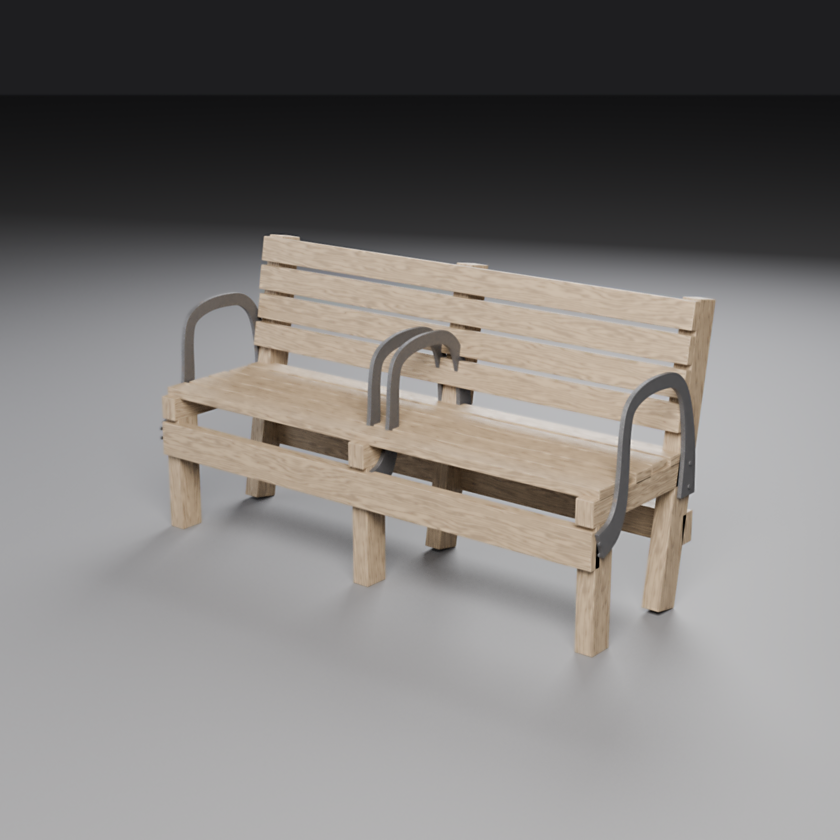
#> input picture agent_atlas/wooden-bench/renders/01-hero-three-quarter.png, 840 x 840 px, shrunk from 1600 x 1600 before the run
$ python denoise_images.py ../agent_atlas/wooden-bench/renders/01-hero-three-quarter.png
#> lines starting #> are read from the running program, lines starting #| are printed output that depends on the picture
#!/usr/bin/env python3
"""denoise_images.py — clean up Cycles renders on machines without enough RAM for OIDN.

OpenImageDenoise (Blender's default denoiser) can allocate well over a gigabyte at 1600px
and gets OOM-killed in small sandboxes, which kills the whole render. This script removes
most of the residual sampling noise *after* the fact, using a fast edge-preserving /
bilateral-style filter that needs only a few hundred MB.

It is NOT a replacement for a properly sampled render: render with the rig first
(tools/render_rig.py handles the denoise decision automatically). This is the cleanup
step for the low-RAM path.

Usage (plain Python 3, needs numpy + Pillow):

    python3 tools/denoise_images.py renders/
    python3 tools/denoise_images.py renders/*.png --strength 0.6
    python3 tools/denoise_images.py renders/ --strength 0.9 --sharpen 0.25

Options:
    --strength F   blend amount, 0 = untouched, 1 = fully filtered (default 0.75)
    --radius N     filter radius in pixels (default 2)
    --sharpen F    unsharp mask amount to restore edge crispness (default 0.2)
    --sigma-color  range sigma for the bilateral weight (default 0.10)
    --dry-run      report what would change, write nothing

Exit codes: 0 = ok (or nothing to do), 2 = numpy/Pillow missing, 1 = an image failed.
"""

from __future__ import annotations

import argparse
import glob
import os
import sys

def load_deps():
    try:
        import numpy as np
        from PIL import Image
        return np, Image
    except Exception as exc:  # noqa: BLE001
        print(f"error: numpy + Pillow are required ({exc}).\n"
              f"  pip install numpy pillow  (or: pip install --break-system-packages numpy pillow)\n"
              f"  Blender's bundled numpy is not available to the system python; run the render\n"
              f"  rig's own denoise path instead, or install these two packages.", file=sys.stderr)
        return None, None


def box_blur(arr, radius):
    """Separable box blur via cumulative sums (fast, low memory)."""
    np = load_deps()[0]
    out = arr.astype(np.float32, copy=True)
    for axis in (0, 1):
        pad = [(0, 0)] * out.ndim
        pad[axis] = (radius + 1, radius)
        padded = np.pad(out, pad, mode="edge")
        cs = np.cumsum(padded, axis=axis)
        if axis == 0:
            out = (cs[2 * radius + 1:, :, :] - cs[:-(2 * radius + 1), :, :]) / (2 * radius + 1)
        else:
            out = (cs[:, 2 * radius + 1:, :] - cs[:, :-(2 * radius + 1), :]) / (2 * radius + 1)
    return out


def bilateral_lite(arr, radius=2, sigma_color=0.10):
    """Edge-aware smoothing: average neighbours whose colour is close to the centre.

    Implemented with box blurs of a similarity weight so memory stays flat.
    arr: float32 HxWx3 in 0..1
    """
    np = load_deps()[0]
    # local mean (guide)
    guide = box_blur(arr, radius)
    # similarity weight per pixel between centre and local mean
    diff = np.abs(arr - guide).mean(axis=2, keepdims=True)
    weight = np.exp(-(diff ** 2) / (2 * sigma_color ** 2))
    # weighted average of the neighbourhood, using the guide as the neighbour estimate
    num = guide * weight
    den = weight
    num = box_blur(num, radius)
    den = box_blur(den, radius)
    return num / np.clip(den, 1e-6, None)


def unsharp(arr, amount=0.2, radius=1):
    np = load_deps()[0]
    blurred = box_blur(arr, radius)
    return np.clip(arr + amount * (arr - blurred), 0.0, 1.0)


def process(path, strength, radius, sharpen, sigma_color, dry_run, np, Image):
    try:
        with Image.open(path) as im:
            mode = im.mode
            original_size = im.size
            arr = np.asarray(im.convert("RGB"), dtype=np.float32) / 255.0
    except Exception as exc:  # noqa: BLE001
        print(f"  {os.path.basename(path):<28} unreadable ({exc})")
        return False

    smoothed = bilateral_lite(arr, radius=radius, sigma_color=sigma_color)
    out = arr * (1.0 - strength) + smoothed * strength
    if sharpen > 0:
        out = unsharp(out, amount=sharpen, radius=1)
    out = np.clip(out, 0.0, 1.0)

    # measured change, as a sanity number
    delta = float(np.abs(out - arr).mean() * 255.0)
    print(f"  {os.path.basename(path):<28} {original_size[0]}x{original_size[1]}  "
          f"mean change {delta:4.2f}/255  {'(dry run)' if dry_run else ''}")
    if dry_run or delta < 0.05:
        return True

    img = Image.fromarray((out * 255.0 + 0.5).astype(np.uint8), mode="RGB")
    if mode == "RGBA":
        alpha = Image.open(path).convert("RGBA").getchannel("A")
        img = img.convert("RGBA")
        img.putalpha(alpha)
    img.save(path, format="PNG", optimize=True)
    return True


def main(argv):
    ap = argparse.ArgumentParser(description="Low-memory denoise for Cycles renders.")
    ap.add_argument("paths", nargs="+", help="image files or directories")
    ap.add_argument("--strength", type=float, default=0.75)
    ap.add_argument("--radius", type=int, default=2)
    ap.add_argument("--sharpen", type=float, default=0.2)
    ap.add_argument("--sigma-color", type=float, default=0.10)
    ap.add_argument("--dry-run", action="store_true")
    args = ap.parse_args(argv)

    np, Image = load_deps()
    if np is None:
        return 2

    files: list[str] = []
    for p in args.paths:
        if os.path.isdir(p):
            files.extend(sorted(glob.glob(os.path.join(p, "*.png"))))
        else:
            files.extend(sorted(glob.glob(p)))
    files = [f for f in files if f.lower().endswith(".png")]
    if not files:
        print("no PNG files found")
        return 0

    print(f"denoising {len(files)} image(s)  strength={args.strength} radius={args.radius} "
          f"sharpen={args.sharpen}")
    ok = True
    for f in files:
        ok = process(f, args.strength, args.radius, args.sharpen,
                     args.sigma_color, args.dry_run, np, Image) and ok
#> in process, im is the input picture: PIL image 840x840 RGB; mean R, G, B 125.4, 122.5, 120.6
#> the loop in box_blur, `for axis in (0, 1):` made 2 passes
#> pass 1, in box_blur, `cs = np.cumsum(padded, axis=axis)`:
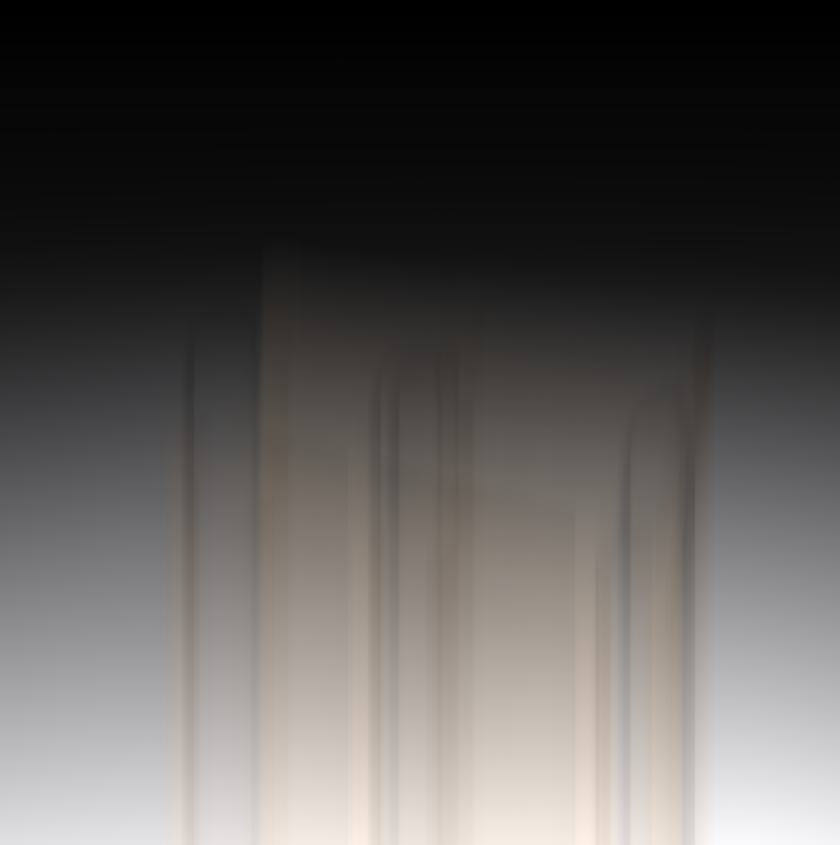
#> cs: shape (845, 840, 3) float32; mean R, G, B 157.8, 153.2, 150.5; drawn with min black and max white
#> in bilateral_lite, `diff = np.abs(arr - guide).mean(axis=2, keepdims=True)`:
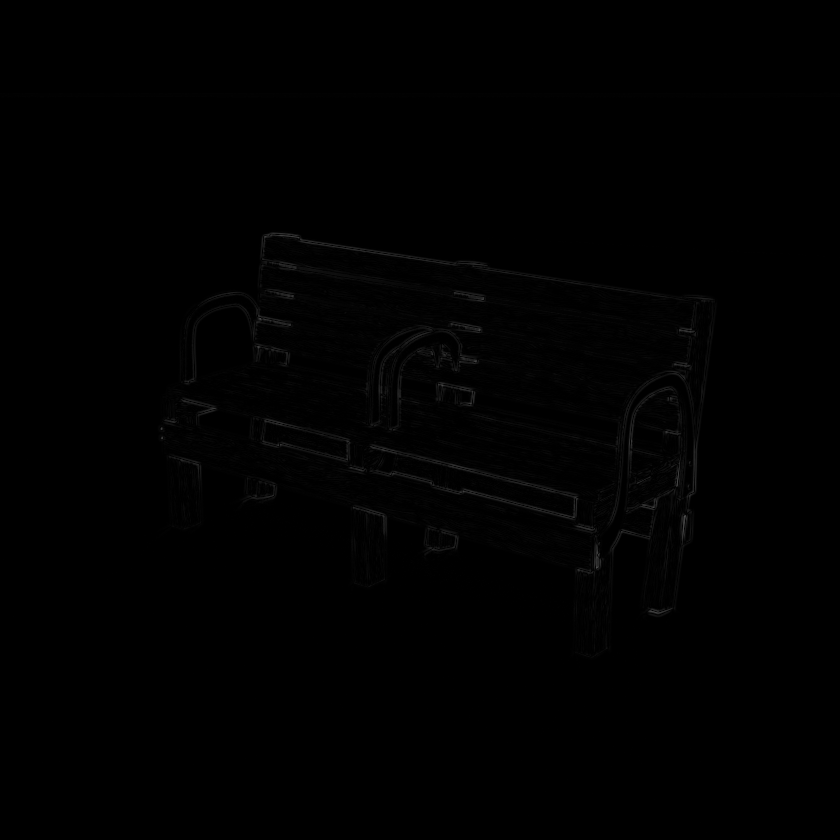
#> diff: shape (840, 840, 1) float32; min 4.97e-09, max 0.319, mean 0.00428
#> in bilateral_lite, `weight = np.exp(-(diff ** 2) / (2 * sigma_color ** 2))`:
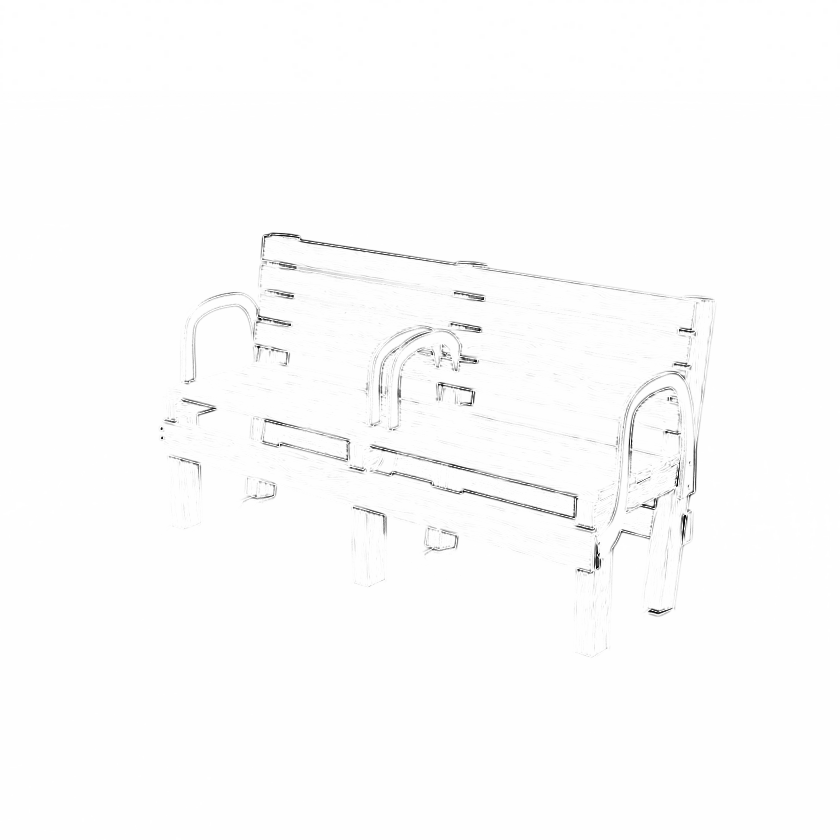
#> weight: shape (840, 840, 1) float32; min 0.0061, max 1, mean 0.993
#> the loop in box_blur (call 3), `for axis in (0, 1):` made 2 passes
#> pass 1, in box_blur (call 3), `cs = np.cumsum(padded, axis=axis)`:
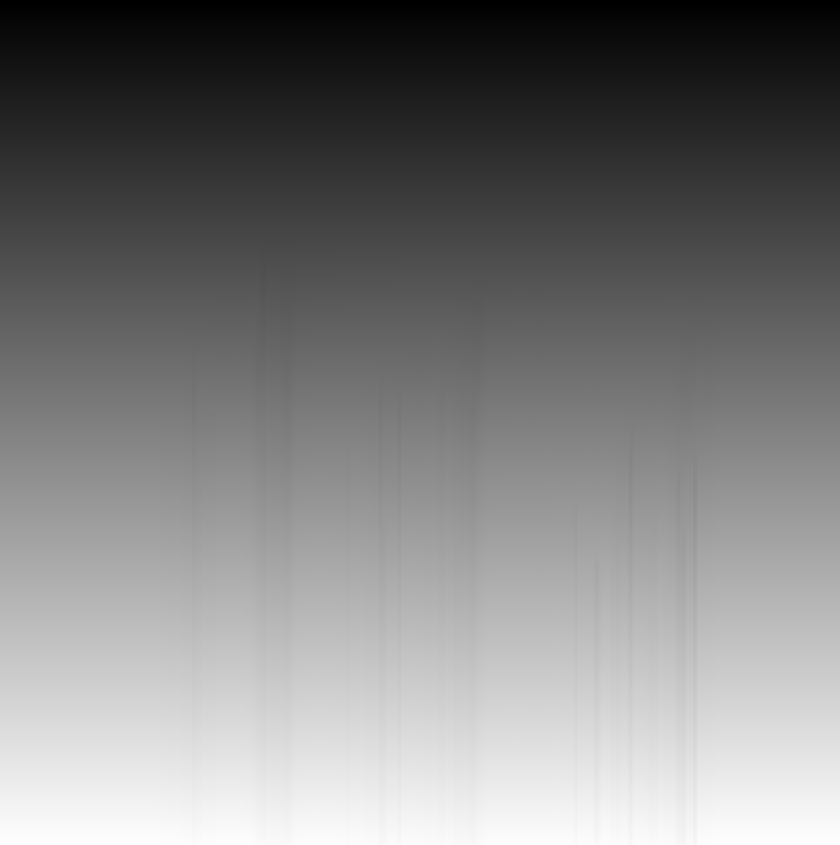
#> cs: shape (845, 840, 1) float32; min 1, max 845, mean 419.8; drawn with min black and max white
#> in process, `delta = float(np.abs(out - arr).mean() * 255.0)`: delta = 0.915
#|   01-hero-three-quarter.png    840x840  mean change 0.92/255
    print("done" if ok else "finished with errors")
    return 0 if ok else 1


if __name__ == "__main__":
    sys.exit(main(sys.argv[1:]))
#> (the program exits here)

$ run again, on agent_atlas/wooden-bench/renders/04-back.png
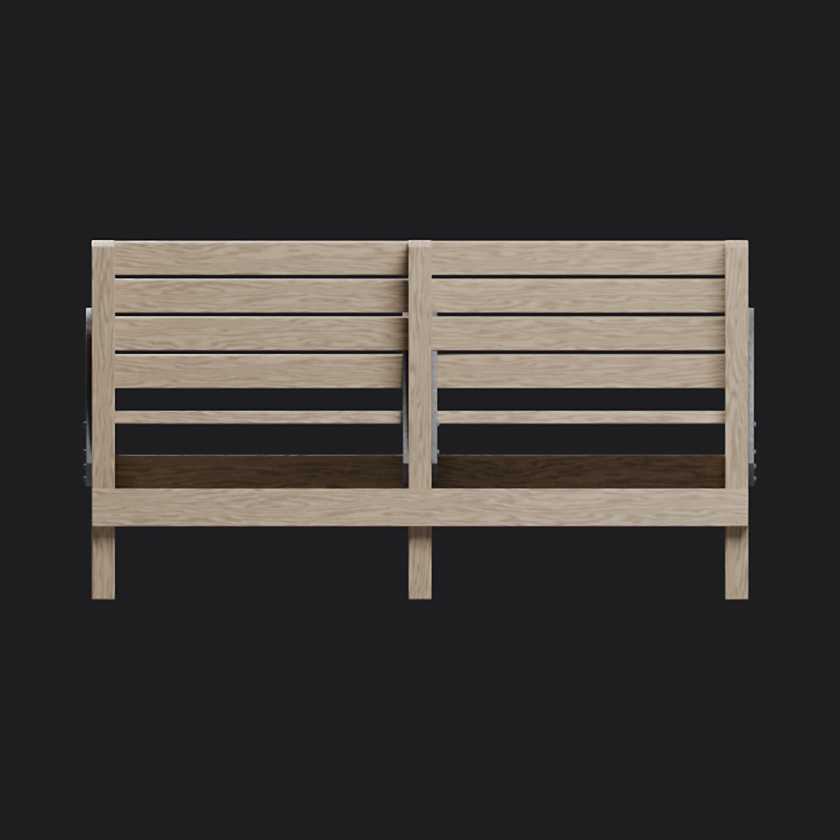
#> input picture agent_atlas/wooden-bench/renders/04-back.png, 840 x 840 px, shrunk from 1600 x 1600 before the run
#> in process, im is the input picture: PIL image 840x840 RGB; mean R, G, B 58.2, 54.9, 52.8
#> the loop in box_blur (call 3), `for axis in (0, 1):` made 2 passes
#> pass 1, in box_blur (call 3), `cs = np.cumsum(padded, axis=axis)`:
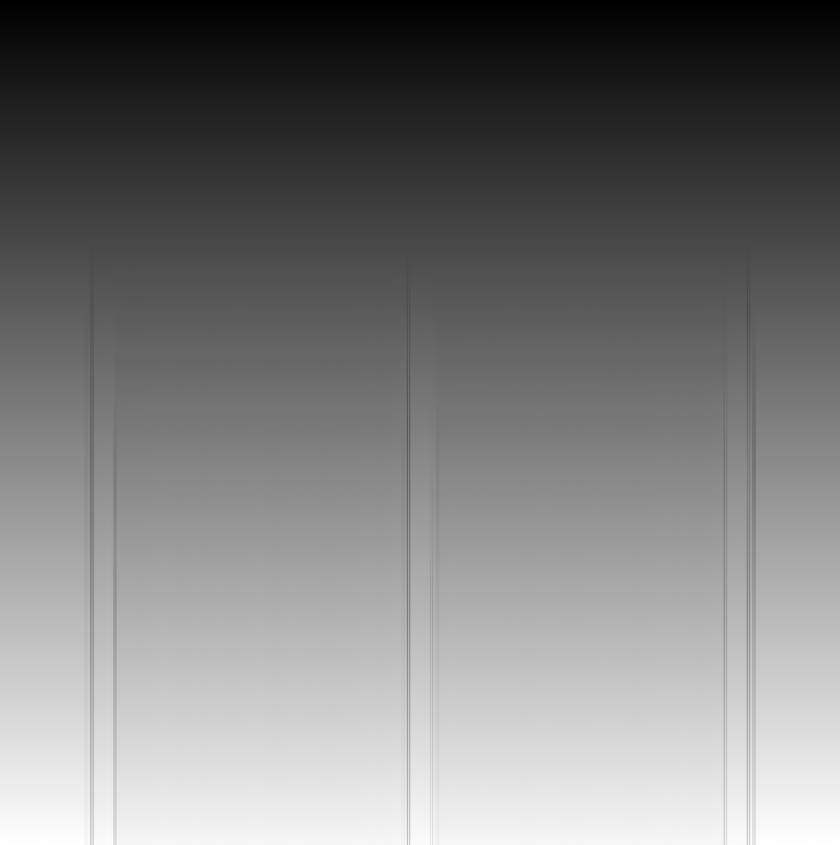
#> cs: shape (845, 840, 1) float32; min 1, max 845, mean 410; drawn with min black and max white
#> pass 2, in box_blur (call 3), `padded = np.pad(out, pad, mode="edge")`:
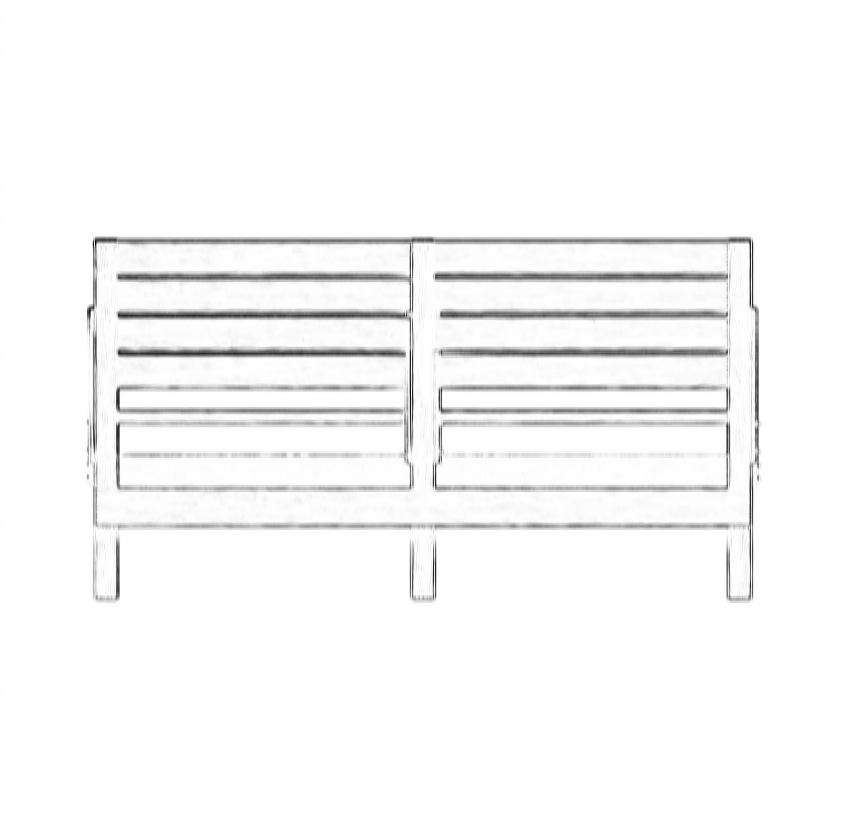
#> padded: shape (840, 845, 1) float32; min 0.00754, max 1, mean 0.972
#> delta = 1.75
#|   04-back.png                  840x840  mean change 1.75/255

$ run again, on agent_atlas/wooden-bench/renders/05-top.png
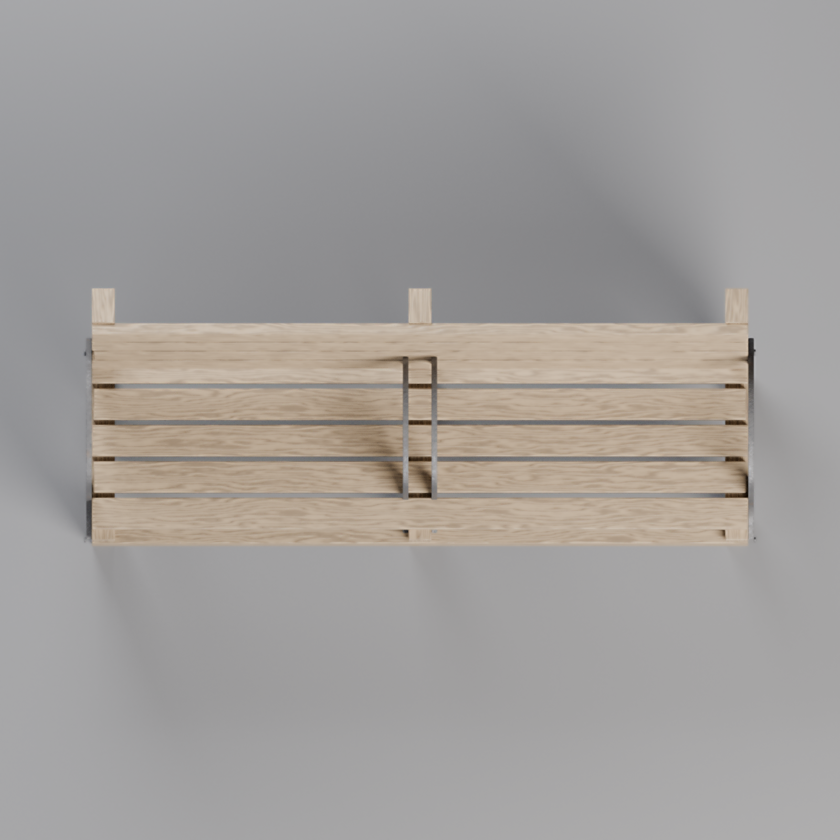
#> input picture agent_atlas/wooden-bench/renders/05-top.png, 840 x 840 px, shrunk from 1600 x 1600 before the run
#> in process, im is the input picture: PIL image 840x840 RGB; mean R, G, B 161.6, 158, 155.5
#> in bilateral_lite, `diff = np.abs(arr - guide).mean(axis=2, keepdims=True)`:
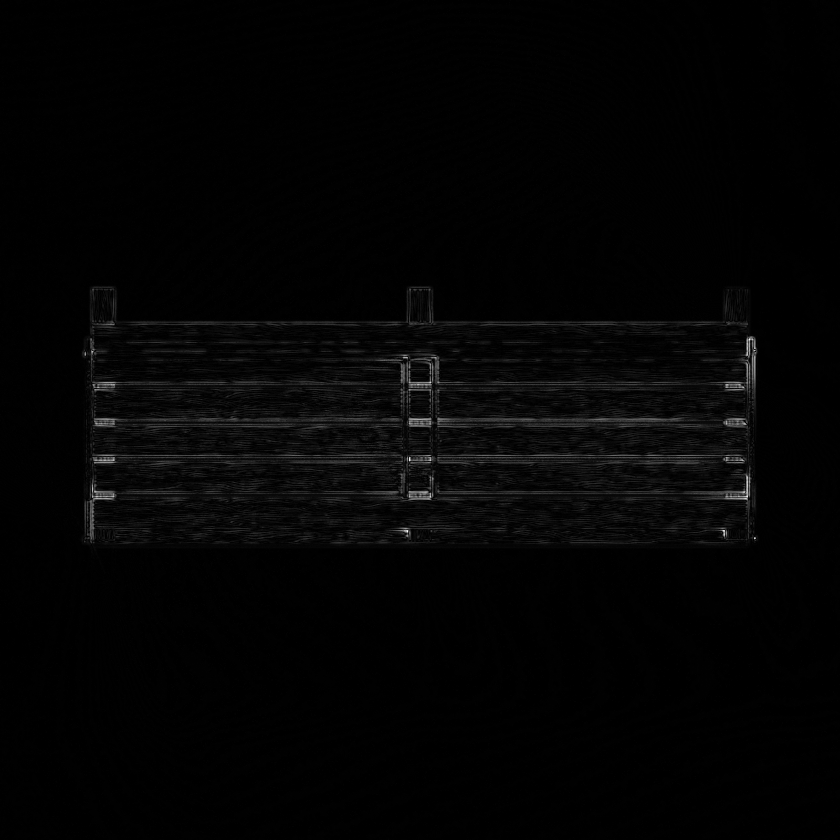
#> diff: shape (840, 840, 1) float32; min 1.99e-07, max 0.265, mean 0.0044; drawn with min black and max white
#> in bilateral_lite, `weight = np.exp(-(diff ** 2) / (2 * sigma_color ** 2))`:
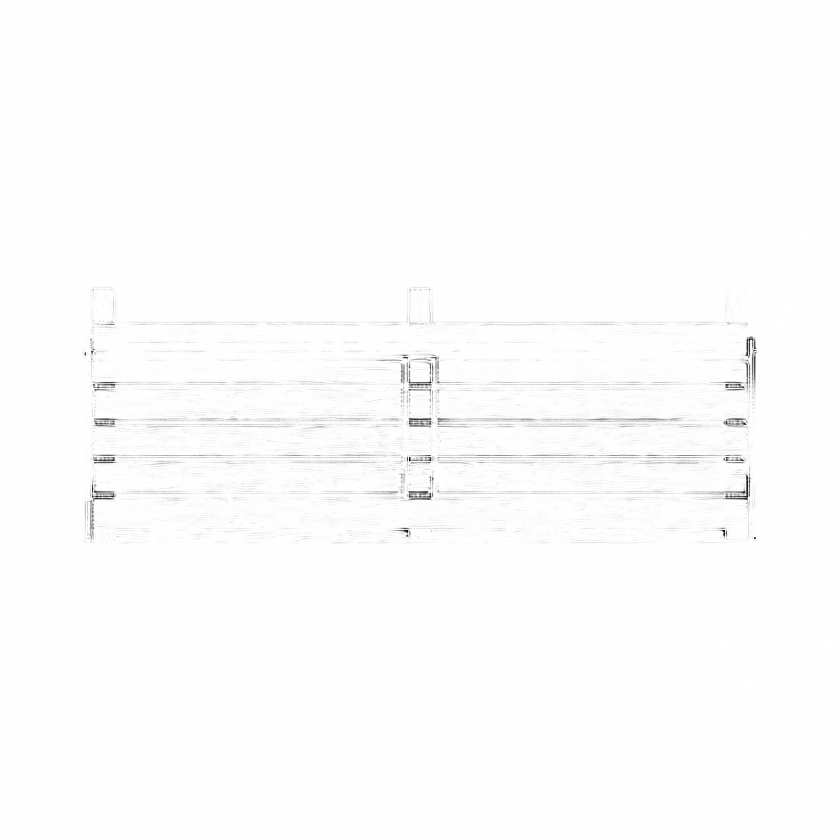
#> weight: shape (840, 840, 1) float32; min 0.0297, max 1, mean 0.994
#> delta = 0.926
#|   05-top.png                   840x840  mean change 0.93/255
